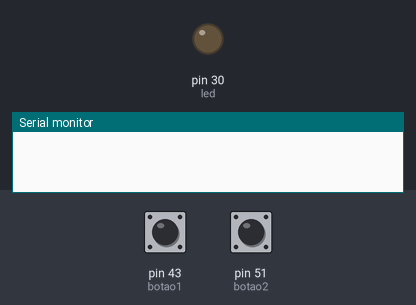
This sketch was run on a simulated Arduino Mega 2560, built with avr-gcc and run on an emulated ATmega2560. Shown: output pins drawn as LEDs (lit = HIGH), the last lines printed to the serial monitor. The test bench sets the inputs (shaded band); at power-on: pin 43 (botao1) LOW, pin 51 (botao2) LOW.

Above: at 1.4 s.
1.5 s: pin 43 (botao1) pulled HIGH for 0.25 s
At 2.1 s:
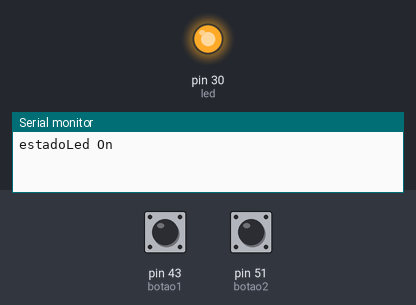
3.2 s: pin 51 (botao2) pulled HIGH for 0.25 s
At 4.5 s:
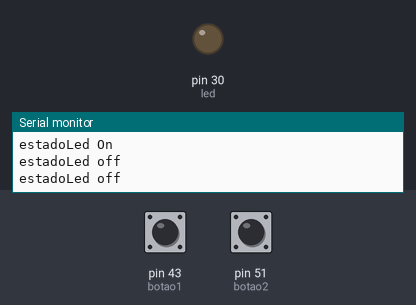
4.9 s: pin 43 (botao1) pulled HIGH for 1 s
At 6.0 s:
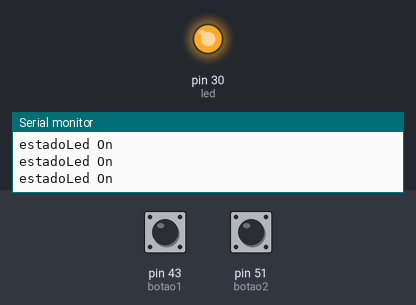
7.4 s: pin 51 (botao2) pulled HIGH for 1 s
At 7.8 s:
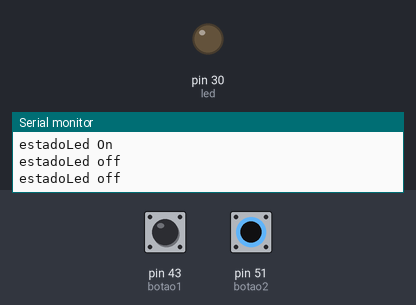
Timing chart, 0 to 10.4 s (numbered marks = the images above; inputs shaded):
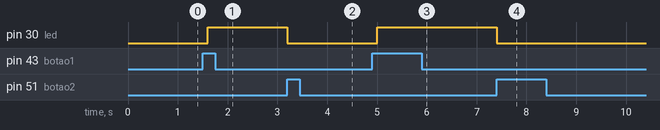

The sketch:

BotaoComunicaSerial.ino
```cpp
/* Leitura de entrada digital com botão
Se o botão estiver apertado, o monitor serial imprimirá 1.
Senão, ele imprimirá 0.
*/

const int botao1 = 43;         // pino no qual o botao está conectado
const int botao2 = 51;
const int led = 30;           // pino no qual o led está conectado
int estadoBotao1 = 0;          // variável para guardar o valor do estado do botão1 (pressionado ou não)
int estadoBotao2 = 0;          // variável para guardar o valor do estado do botão2 (pressionado ou não)
int estadoLed = 0;

void setup() {               // configuração inicial
  Serial.begin(9600);        // inicialização do monitor serial na baudrates de 9600
  pinMode(botao1, INPUT);     // inicialização do pino do botão como entrada (INPUT)
  pinMode(botao2, INPUT);     // inicialização do pino do botão como entrada (INPUT)
  pinMode(led, OUTPUT);     // inicialização do pino do led como saida (OUTPUT)
}

void loop() {                         //loop: tudo que estiver dentro se repetirá indefinidamente
  delay(200);
  //condicional se e senao
  //Serial.println(digitalRead(botao1));
  estadoBotao1 = digitalRead(botao1);
  estadoBotao2 = digitalRead(botao2);
  if (estadoBotao1 == 1){
    estadoLed = 1;
    Serial.println("\nestadoLed On");
  }
  if (estadoBotao2 == 1){
    estadoLed = 0;
    Serial.println("\nestadoLed off");
  }
  if (estadoLed == 1){
    digitalWrite(led,1);
  }
  else{
    digitalWrite(led,0);
  }
}
```

Measured:
- after the input at 1.5 s, pin 30 (led): LOW → HIGH after 0.10 s
- after the input at 3.2 s, pin 30 (led): HIGH → LOW at once
- after the input at 4.9 s, pin 30 (led): LOW → HIGH after 0.10 s
- after the input at 7.4 s, pin 30 (led): HIGH → LOW at once
